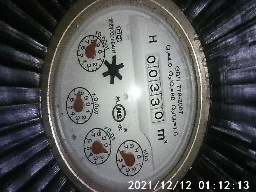
#> input picture res_processed_0/img0.jpg, 256 x 192 px, found by its file name; its folder holds only this picture in this run
$ python 3.split.py
#> lines starting #> are read from the running program, lines starting #| are printed output that depends on the picture; after the words box and inside, x2 and y2 are one past the last pixel; in counts of white or black regions, pixels touching at a corner belong together
import os
import cv2 as cv
import numpy as np

input_dir = './res_processed_0'
output_dir = './res_processed_1'
if not os.path.exists(output_dir):
    os.mkdir(output_dir)
files = os.listdir(input_dir)
parts = (8, 6)  # (Width, Height)
for file in files:
    if file == 'data':
        continue
    img = cv.imread(os.path.join(input_dir, file))
#> img is the input picture: shape (192, 256, 3); mean B, G, R 89.6, 89.1, 87.8
    w = img.shape[1]
#> w = 256
    h = img.shape[0]
#> h = 192
    wPartLength = int(w/parts[0])
#> wPartLength = 32
    hPartLength = int(h/parts[1])
#> hPartLength = 32
    for i in range(parts[0] - 1):
        startPoint = (wPartLength - 1 + (wPartLength+1) * i, 0)
        endPoint = (wPartLength - 1 + (wPartLength+1) * i, h-1)
        img = cv.line(img, startPoint, endPoint, (255, 128, 128), 1)
#> this loop made 7 passes
#> pass 1, `img = cv.line(img, startPoint, endPoint, (255, 128, 128), 1)`:
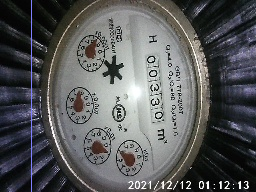
#> img: shape (192, 256, 3); 0.39% of pixels changed, all inside (x1, y1, x2, y2) = (31, 0, 32, 192)
#> pass 3, `img = cv.line(img, startPoint, endPoint, (255, 128, 128), 1)`:
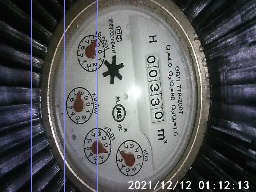
#> img: shape (192, 256, 3); mean B, G, R 91.6, 89.6, 88.4
#> after the loop:
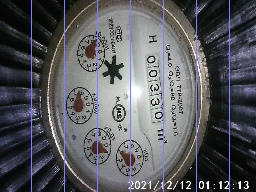
#> img: shape (192, 256, 3); 1.56% of pixels changed, all inside (x1, y1, x2, y2) = (130, 0, 230, 192)
    for i in range(parts[1] - 1):
        startPoint = (0, hPartLength - 1 + (hPartLength+1) * i)
        endPoint = (w-1, hPartLength - 1 + (hPartLength+1) * i)
        img = cv.line(img, startPoint, endPoint, (255, 128, 128), 1)
#> this loop made 5 passes
#> pass 1, `img = cv.line(img, startPoint, endPoint, (255, 128, 128), 1)`:
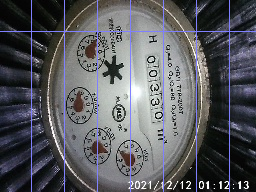
#> img: shape (192, 256, 3); 0.51% of pixels changed, all inside (x1, y1, x2, y2) = (0, 31, 256, 32)
#> pass 2, `img = cv.line(img, startPoint, endPoint, (255, 128, 128), 1)`:
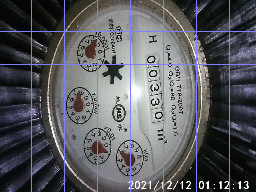
#> img: shape (192, 256, 3); 0.51% of pixels changed, all inside (x1, y1, x2, y2) = (0, 64, 256, 65)
#> pass 3, `img = cv.line(img, startPoint, endPoint, (255, 128, 128), 1)`:
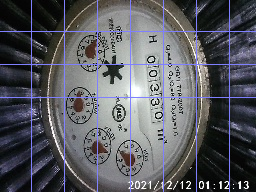
#> img: shape (192, 256, 3); 0.51% of pixels changed, all inside (x1, y1, x2, y2) = (0, 97, 256, 98)
#> after the loop:
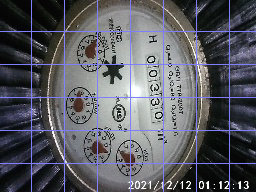
#> img: shape (192, 256, 3); 1.01% of pixels changed, all inside (x1, y1, x2, y2) = (0, 130, 256, 164)
    cv.imwrite(os.path.join(output_dir, file), img)
